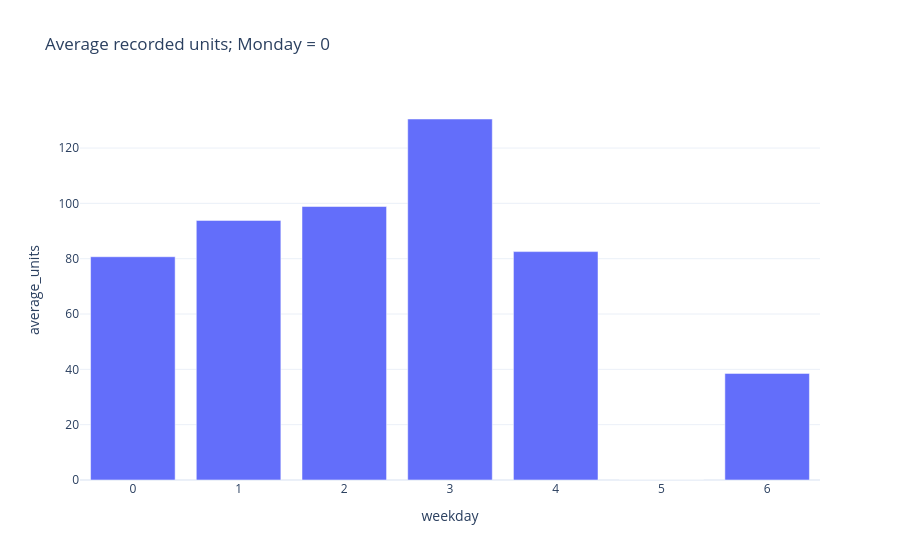

Write notebook code for a chart like this one.
### Markdown cell above
## Weekday patterns, zero-sales days, and variability

Inserted calendar dates are zero recorded sales. The data does not establish store closures or stock availability.

### Code cell
weekday = query(DEMO / 'demandlens.sqlite', 'weekday_sales')
fig = px.bar(weekday, x='weekday', y='average_units', title='Average recorded units; Monday = 0')
print(query(DEMO / 'demandlens.sqlite', 'zero_sales').to_string(index=False))
print(query(DEMO / 'demandlens.sqlite', 'variability').to_string(index=False))
fig

### Figure 1 — Plotly figure (JSON) as saved in the notebook; plotly's stock layout.template omitted (floating-point values rounded to 4 significant figures)
{"data": [{"hovertemplate": "weekday=%{x}<br>average_units=%{y}<extra></extra>", "legendgroup": "", "marker": {"color": "#636efa", "pattern": {"shape": ""}}, "name": "", "orientation": "v", "showlegend": false, "textposition": "auto", "x": [0, 1, 2, 3, 4, 5, 6], "xaxis": "x", "y": [80.7, 93.85, 98.86, 130.5, 82.57, 0.0, 38.54], "yaxis": "y", "type": "bar"}], "layout": {"xaxis": {"anchor": "y", "domain": [0.0, 1.0], "title": {"text": "weekday"}}, "yaxis": {"anchor": "x", "domain": [0.0, 1.0], "title": {"text": "average_units"}}, "legend": {"tracegroupgap": 0}, "title": {"text": "Average recorded units; Monday = 0"}, "barmode": "relative", "colorway": ["#127567", "#dd8a38"]}}
